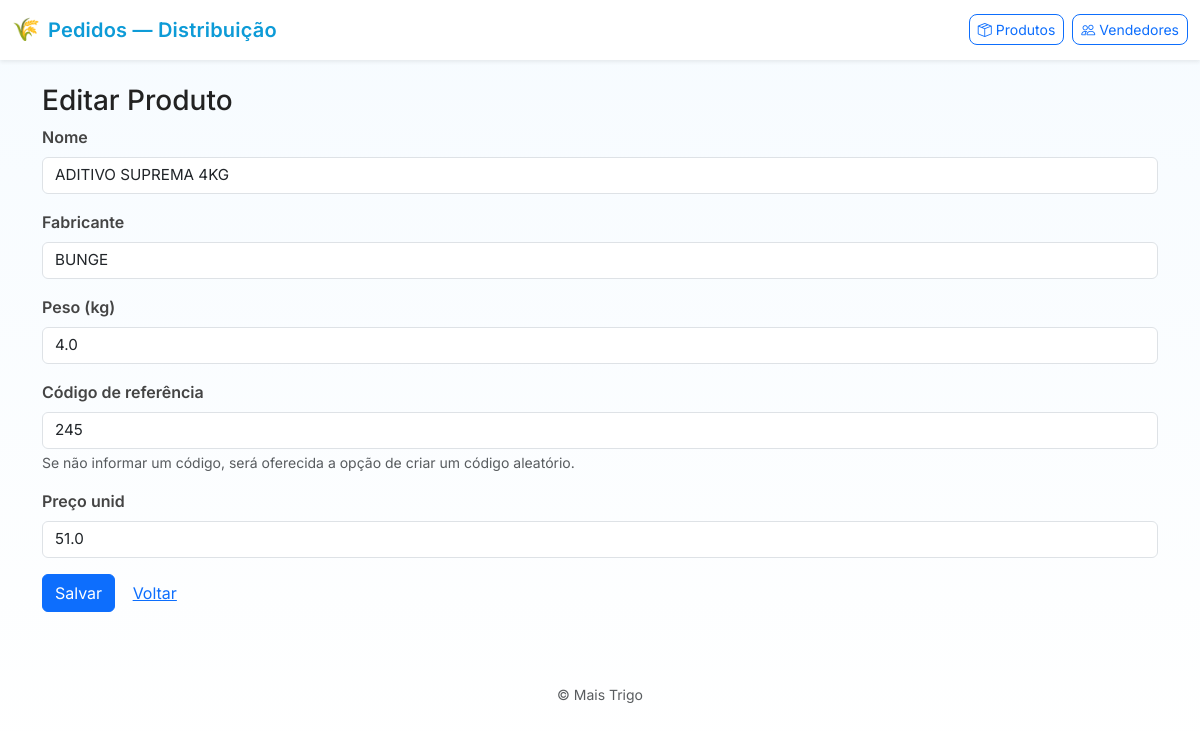
Screenshot of /products/11/edit with the database file from the repository.
### app/models.py (models this page shows)
class Product(db.Model):
    id = db.Column(db.Integer, primary_key=True)
    name = db.Column(db.String(200), nullable=False)
    manufacturer = db.Column(db.String(200))
    sku = db.Column(db.String(100), unique=True)
    unit_price = db.Column(db.Float, default=0.0)
    weight = db.Column(db.Float, default=0.0)

### app/routes.py (the view, shortened to what this page needs)
@bp.route('/products/<int:product_id>/edit', methods=['GET', 'POST'])
def edit_product(product_id):
    product = Product.query.get_or_404(product_id)
    return render_template('product_form.html', product=product)

### app/templates/product_form.html (shortened to what this page needs)
{% extends 'layout.html' %}
{% block content %}
  <h3>{{ 'Editar Produto' if product else 'Novo Produto' }}</h3>
  <form method="post" id="product-form" action="{{ url_for('main.edit_product', product_id=product.id) if product else url_for('main.new_product') }}">
    <div class="mb-3">
      <label class="form-label">Nome</label>
      <input class="form-control" name="name" required value="{{ product.name if product else (form.get('name') if form else '') }}">
    </div>
    <div class="mb-3">
      <label class="form-label">Fabricante</label>
      <input class="form-control" name="manufacturer" placeholder="Fabricante (opcional)" value="{{ product.manufacturer if product else (form.get('manufacturer') if form else '') }}">
    </div>
    <div class="mb-3">
      <label class="form-label">Peso (kg)</label>
      <input class="form-control" name="weight" type="number" step="0.001" min="0" value="{{ product.weight if product else (form.get('weight') if form else '') }}">
    </div>
    <div class="mb-3">
      <label class="form-label">Código de referência</label>
      <input class="form-control" name="sku" placeholder="Código de referência (pode deixar em branco)" value="{{ product.sku if product else (form.get('sku') if form else '') }}">
      <div class="form-text">Se não informar um código, será oferecida a opção de criar um código aleatório.</div>
    </div>
    <div class="mb-3">
      <label class="form-label">Preço unid</label>
      <input class="form-control" name="unit_price" type="number" step="0.01" min="0" value="{{ product.unit_price if product else (form.get('unit_price') if form else '') }}">
    </div>
    <button class="btn btn-primary" type="submit">Salvar</button>
    <a class="btn btn-link" href="{{ url_for('main.products') }}">Voltar</a>
  </form>
{% endblock %}

### app/static/style.css (style rules this page uses)
:root { --bg: #f8fbff; --card-bg: #ffffff; --accent: #0d9bd7; --muted: #6c757d; --radius: 10px; --shadow: 0 10px 30px rgba(13,155,215,0.06); }
body { padding-bottom: 40px; font-family: 'Inter', system-ui, -apple-system, "Segoe UI", Roboto, "Helvetica Neue", Arial; background: linear-gradient(180deg, #f6fbff 0%, #ffffff 100%); color: #222; }
.form-label { font-weight: 600; color: #444; }
.form-control, .form-select { transition: box-shadow .12s ease, transform .06s ease; will-change: box-shadow, transform; font-size: 0.95rem; }
.btn { transition: transform .08s ease, box-shadow .12s ease; }

### rows the page displays
Product: name "ADITIVO SUPREMA 4KG", manufacturer "BUNGE", weight "4.0", sku "245", unit_price "51.0"

### other values shown
{{ 'Editar Produto' if product else 'Novo Produto' }} "Editar Produto"
